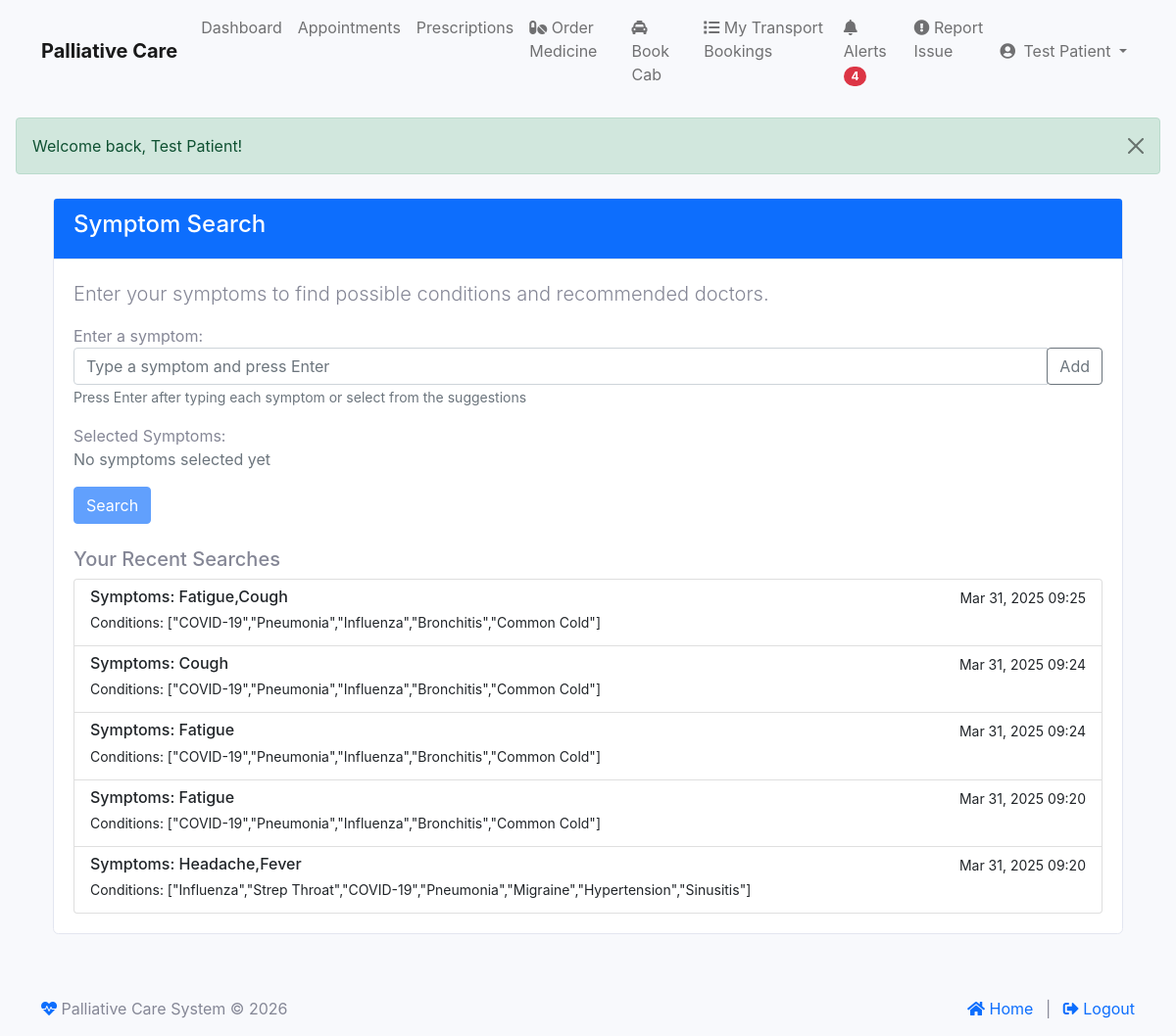
/index.php?module=patient&action=symptom_search (signed in), run on the app's committed database.
### tables this page shows
CREATE TABLE IF NOT EXISTS `symptom_search_history` (
  `id` int NOT NULL AUTO_INCREMENT,
  `patient_id` int NOT NULL,
  `symptoms` text NOT NULL,
  `diseases_found` text,
  `recommended_doctors` text,
  `created_at` timestamp NULL DEFAULT CURRENT_TIMESTAMP,
  PRIMARY KEY (`id`),
  KEY `patient_id` (`patient_id`)
);

### modules/base_controller.php (called while the page is built, shortened)
<?php
class BaseController {
    public function __construct() {
        require_once __DIR__ . '/../classes/Database.php';
        $this->db = Database::getInstance();
    }
    protected function render($view, $data = []) {
        extract($data);
        $view_file = "modules/" . strtolower(str_replace("Controller", "", get_class($this))) . "/views/{$view}.php";
        include $view_file;
    }
}

### modules/patient/controller.php (called while the page is built, shortened)
<?php
class PatientController extends BaseController {
    protected $patient;
    public function __construct() {
        try {
            $stmt = $this->db->prepare("SELECT * FROM patients WHERE user_id = ?");
            $stmt->execute([$_SESSION['user_id']]);
            $patient = $stmt->fetch(PDO::FETCH_ASSOC);
            $this->patient = $patient;
        } catch (PDOException $e) {
            error_log("Error in PatientController constructor: " . $e->getMessage());
            session_destroy();
            $_SESSION['error'] = "An error occurred. Please try again later.";
            header("Location: " . SITE_URL . "index.php?module=auth&action=login&type=patient");
            exit;
        }
    }
    public function symptom_search() {
        try {
            $stmt = $this->db->prepare("
                SELECT name, description
                FROM symptoms
                ORDER BY name
                LIMIT 50
            ");
            $stmt->execute();
            $common_symptoms = $stmt->fetchAll(PDO::FETCH_ASSOC);
            $stmt = $this->db->prepare("
                SELECT * FROM symptom_search_history
                WHERE patient_id = ?
                ORDER BY created_at DESC
                LIMIT 5
            ");
            $stmt->execute([$this->patient['id']]);
            $recent_searches = $stmt->fetchAll(PDO::FETCH_ASSOC);
            $this->render('symptom_search', [
                'patient' => $this->patient,
                'common_symptoms' => $common_symptoms,
                'recent_searches' => $recent_searches
            ]);
        } catch (PDOException $e) {
            error_log("Error in symptom_search: " . $e->getMessage());
            $_SESSION['error'] = "An error occurred while loading the symptom search page.";
            $this->redirect('index.php?module=patient&action=dashboard');
        }
    }
}

### classes/Database.php (called while the page is built, shortened)
<?php
class Database {
    private static $instance = null;
    private function __construct() {
        try {
            $dsn = "mysql:host=" . DB_HOST . ";dbname=" . DB_NAME . ";charset=utf8mb4";
            $options = [
                PDO::ATTR_ERRMODE => PDO::ERRMODE_EXCEPTION,
                PDO::ATTR_DEFAULT_FETCH_MODE => PDO::FETCH_ASSOC,
                PDO::ATTR_EMULATE_PREPARES => false,
                PDO::MYSQL_ATTR_INIT_COMMAND => "SET NAMES utf8mb4 COLLATE utf8mb4_unicode_ci"
            ];
            $this->connection = new PDO($dsn, DB_USER, DB_PASS, $options);
        } catch (PDOException $e) {
            error_log("Database connection error: " . $e->getMessage());
            throw new Exception("Could not connect to the database. Please try again later.");
        }
    }
    public static function getInstance() {
        if (self::$instance === null) {
            self::$instance = new self();
        }
        return self::$instance->connection;
    }
}

### modules/patient/views/symptom_search.php (the view, shortened to what this page needs)
<?php
require_once __DIR__ . '/../../../views/includes/header.php';
?>
<div class="container mt-4">
    <div class="row">
        <div class="col-md-12">
            <div class="card">
                <div class="card-header bg-primary text-white">
                    <h4>Symptom Search</h4>
                </div>
                <div class="card-body">
                    <p class="lead">Enter your symptoms to find possible conditions and recommended doctors.</p>
                    <form id="symptomSearchForm" method="post" action="/palliative/modules/patient/process_symptom_search.php">
                        <div class="form-group mb-3">
                            <label for="symptomInput">Enter a symptom:</label>
                            <div class="input-group">
                                <input type="text" class="form-control" id="symptomInput" placeholder="Type a symptom and press Enter" list="commonSymptomsList">
                                <div class="input-group-append">
                                    <button class="btn btn-outline-secondary" type="button" id="addSymptomBtn">Add</button>
                                </div>
                            </div>
                            <small class="form-text text-muted">Press Enter after typing each symptom or select from the suggestions</small>
                        </div>
                        <div class="selected-symptoms mb-3">
                            <label for="selectedSymptoms">Selected Symptoms:</label>
                            <div id="selectedSymptoms" class="d-flex flex-wrap">
                                <div class="empty-symptoms-message text-muted">No symptoms selected yet</div>
                            </div>
                        </div>
                        <button type="submit" class="btn btn-primary" id="searchBtn" disabled>Search</button>
                    </form>
                    <?php if (!empty($recent_searches)): ?>
                    <div class="mt-4">
                        <h5>Your Recent Searches</h5>
                        <div class="list-group">
                            <?php foreach ($recent_searches as $search): ?>
                            <div class="list-group-item">
                                <div class="d-flex w-100 justify-content-between">
                                    <h6 class="mb-1">Symptoms: <?php echo htmlspecialchars($search['symptoms']); ?></h6>
                                    <small><?php echo date('M d, Y H:i', strtotime($search['created_at'])); ?></small>
                                </div>
                                <?php if (!empty($search['diseases_found'])): ?>
                                <p class="mb-1"><small>Conditions: <?php echo htmlspecialchars($search['diseases_found']); ?></small></p>
                                <?php endif; ?>
                            </div>
                            <?php endforeach; ?>
                        </div>
                    </div>
                    <?php endif; ?>
                </div>
            </div>
        </div>
    </div>
</div>
<?php
require_once __DIR__ . '/../../../views/includes/footer.php';
?>

### assets/css/patient.css (style rules this page uses)
body { background-color: #f8f9fc !important; }

### views/includes/header.php (style rules this page uses)
.card { transition: transform 0.2s; }

### data on the page
symptom_search_history: symptoms "Fatigue,Cough", created_at "Mar 31, 2025 09:25", diseases_found "[\"COVID-19\",\"Pneumonia\",\"Influenza\",\"Bronchitis\",\"Common Cold\"]"
symptom_search_history: symptoms "Cough", created_at "Mar 31, 2025 09:24", diseases_found "[\"COVID-19\",\"Pneumonia\",\"Influenza\",\"Bronchitis\",\"Common Cold\"]"
symptom_search_history: symptoms "Fatigue", created_at "Mar 31, 2025 09:24", diseases_found "[\"COVID-19\",\"Pneumonia\",\"Influenza\",\"Bronchitis\",\"Common Cold\"]"
symptom_search_history: symptoms "Fatigue", created_at "Mar 31, 2025 09:20", diseases_found "[\"COVID-19\",\"Pneumonia\",\"Influenza\",\"Bronchitis\",\"Common Cold\"]"
symptom_search_history: symptoms "Headache,Fever", created_at "Mar 31, 2025 09:20", diseases_found "[\"Influenza\",\"Strep Throat\",\"COVID-19\",\"Pneumonia\",\"Migraine\",\"Hypertension\",\"Sinusitis\"]"

### other printed values
$unread_count "4"
$_SESSION['name'] "Test Patient"
$_SESSION['success'] "Welcome back, Test Patient!"
